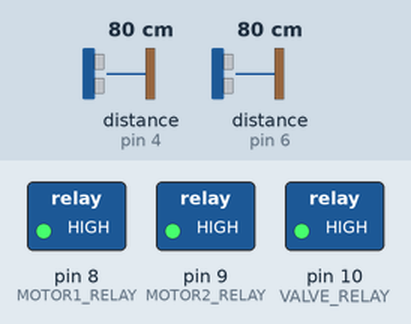
Bench run of a sketch on a simulated Arduino Uno, built with avr-gcc and run on an emulated ATmega328P. Shown: switched loads named in the sketch (green lamp = pin HIGH). Wiring (inferred from the names in the program): 2 × ultrasonic range finder: trigger pin 5, echo pin 4 / trigger pin 7, echo pin 6. The inputs (shaded band) are chosen by the test bench; at power-on: distance to the obstacle (sensors on pin 6, pin 4) 80 cm. The echo pulse lasts 58.3 µs per cm; pins used as bus, display or sensor lines are not drawn; what the sketch prints to the serial monitor is not drawn.

Above: at 1.2 s.
1.3 s: distance to the obstacle (sensor on pin 6) set to 12 cm
2.8 s: distance to the obstacle (sensor on pin 6) set to 9 cm
At 3.8 s:
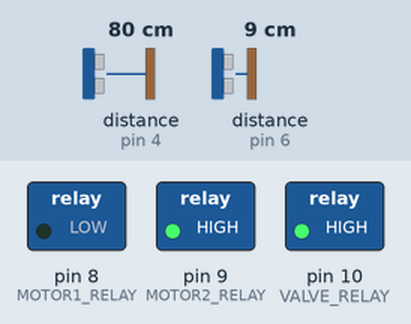
4.3 s: distance to the obstacle (sensor on pin 4) set to 12 cm
5.8 s: distance to the obstacle (sensor on pin 4) set to 9 cm
At 6.7 s:
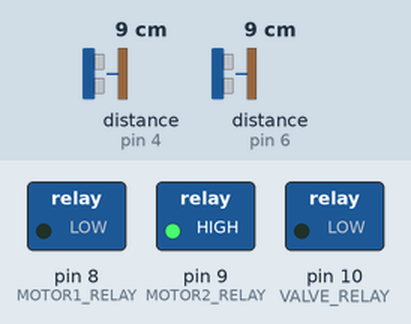
7.3 s: distance to the obstacle (sensor on pin 6) set to 18 cm
At 7.8 s:
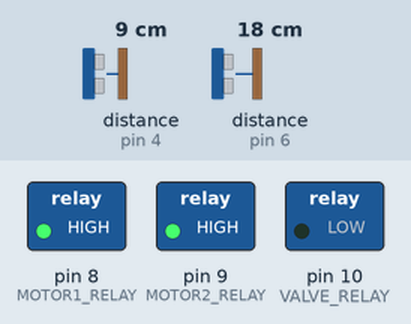
8.8 s: distance to the obstacle (sensor on pin 6) set to 2 cm
At 11.8 s:
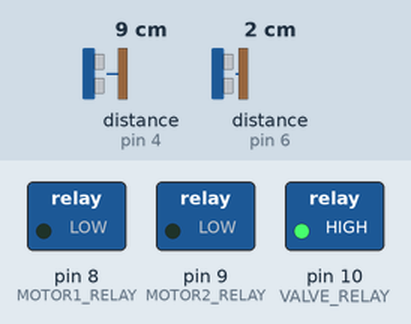
Timing chart, 0 to 12.8 s (numbered marks = the images above; inputs shaded):
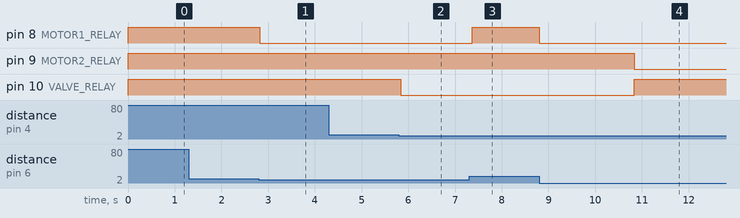

Measured:
- the behaviour switches between 11 and 10 cm on distance to the obstacle (sensor on pin 6) (found by bisection; images 0 and 1)
- the behaviour switches between 11 and 10 cm on distance to the obstacle (sensor on pin 4) (found by bisection; images 1 and 2)
- after the input at 1.3 s, every drawn part: stays the same
- after the input at 2.8 s, pin 8 (MOTOR1_RELAY): HIGH → LOW at once
- after the input at 4.3 s, every drawn part: stays the same
- after the input at 5.8 s, pin 10 (VALVE_RELAY): HIGH → LOW at once
- after the input at 7.3 s, pin 8 (MOTOR1_RELAY): LOW → HIGH after 0.07 s
- after the input at 8.8 s, pin 8 (MOTOR1_RELAY): HIGH → LOW at once

The sketch:

sketch_jun27a.ino
```cpp
#include <Arduino.h>

//  Pin
#define SENSOR1_TRIG   7
#define SENSOR1_ECHO   6
#define SENSOR2_TRIG   5
#define SENSOR2_ECHO   4

#define MOTOR1_RELAY   8   // Shoe Dust Cleaner Motor
#define MOTOR2_RELAY   9   // Shoe Polisher Motor
#define VALVE_RELAY    10  // Fluid dispenser solenoid

// Constants
#define DETECTION_LIMIT   10.0   // cm
#define DETECTION_MIN     1.0    // cm
#define SENSOR_TIMEOUT    20000  // ms

//  Relay logic
#define RELAY_ACTIVE_LOW

#ifndef RELAY_ACTIVE_LOW
  #define ON_SIGNAL  HIGH
  #define OFF_SIGNAL LOW
#else
  #define ON_SIGNAL  LOW
  #define OFF_SIGNAL HIGH
#endif

//  System state
bool isDusting = false;
int availableTokens = 0;
unsigned long valveStartTimestamp = 0;

//  Polisher FSM states
enum PolishMode { STANDBY, DISPENSING, BUFFING };
PolishMode polishStep = STANDBY;

//  Ultrasonic distance reader
float readDistance(int trigPin, int echoPin) {
  digitalWrite(trigPin, LOW);
  delayMicroseconds(2);
  digitalWrite(trigPin, HIGH);
  delayMicroseconds(10);
  digitalWrite(trigPin, LOW);
  long duration = pulseIn(echoPin, HIGH, SENSOR_TIMEOUT);
  float distance = duration * 0.0343 / 2; // Convert to cm
  return distance;
}

//  Dust cleaner handler
void processDustCleaner(float reading) {
  switch (isDusting) {
    case false:
      if (reading > DETECTION_MIN && reading <= DETECTION_LIMIT) {
        digitalWrite(MOTOR1_RELAY, ON_SIGNAL);
        isDusting = true;
        availableTokens++;
        Serial.print("Dust Cleaner Started | Tokens: ");
        Serial.println(availableTokens);
      }
      break;

    case true:
      if (!(reading > DETECTION_MIN && reading <= DETECTION_LIMIT)) {
        digitalWrite(MOTOR1_RELAY, OFF_SIGNAL);
        isDusting = false;
        Serial.println("Dust Cleaner Stopped");
      }
      break;
  }
}

//  Polishing handler
void processPolisher(float polishRead) {
  switch (polishStep) {
    case STANDBY:
      if (polishRead > DETECTION_MIN && polishRead <= DETECTION_LIMIT) {
        if (availableTokens > 0) {
          digitalWrite(VALVE_RELAY, ON_SIGNAL);
          valveStartTimestamp = millis();
          polishStep = DISPENSING;
          availableTokens--;
          Serial.print("Fluid Dispensing... Tokens left: ");
          Serial.println(availableTokens);
        } else {
          Serial.println("No tokens available for polishing.");
        }
      }
      break;

    case DISPENSING:
      if (millis() - valveStartTimestamp >= 5000) {
        digitalWrite(VALVE_RELAY, OFF_SIGNAL);
        digitalWrite(MOTOR2_RELAY, ON_SIGNAL);
        polishStep = BUFFING;
        Serial.println("Dispense Complete → Buffing Started");
      }
      break;

    case BUFFING:
      if (!(polishRead > DETECTION_MIN && polishRead <= DETECTION_LIMIT)) {
        digitalWrite(MOTOR2_RELAY, OFF_SIGNAL);
        polishStep = STANDBY;
        Serial.println("Buffing Stopped");
      }
      break;
  }
}

//  Setup function
void setup() {
  Serial.begin(9600);

  pinMode(SENSOR1_TRIG, OUTPUT);
  pinMode(SENSOR1_ECHO, INPUT);
  pinMode(SENSOR2_TRIG, OUTPUT);
  pinMode(SENSOR2_ECHO, INPUT);

  pinMode(MOTOR1_RELAY, OUTPUT);
  pinMode(MOTOR2_RELAY, OUTPUT);
  pinMode(VALVE_RELAY, OUTPUT);

  digitalWrite(MOTOR1_RELAY, OFF_SIGNAL);
  digitalWrite(MOTOR2_RELAY, OFF_SIGNAL);
  digitalWrite(VALVE_RELAY, OFF_SIGNAL);
}

// Loop function
void loop() {
  float dustDistance = readDistance(SENSOR1_TRIG, SENSOR1_ECHO);
  float polishDistance = readDistance(SENSOR2_TRIG, SENSOR2_ECHO);

  processDustCleaner(dustDistance);
  processPolisher(polishDistance);

  delay(100); // Polling interval
}
```
